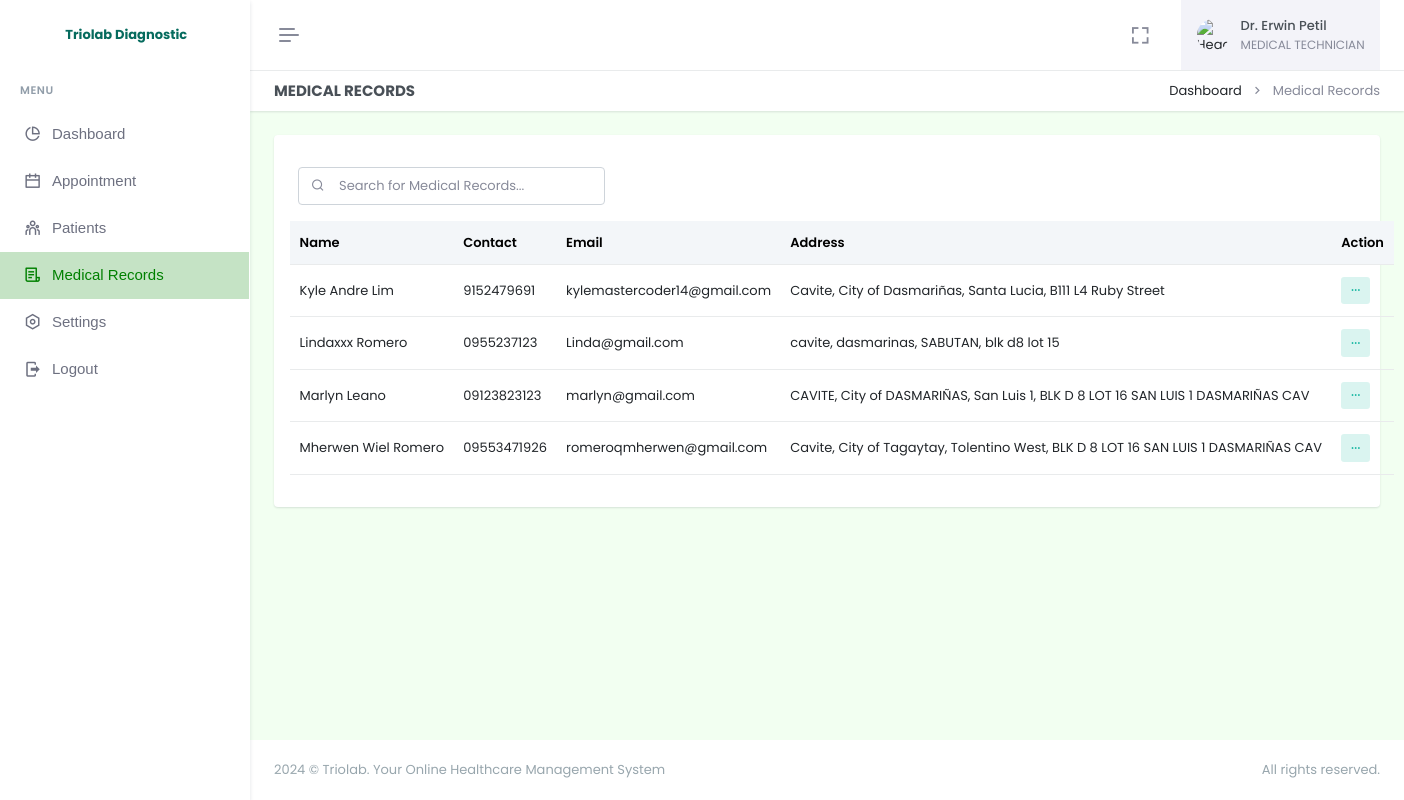
The app's page /doctor/medical-records.php (signed in) with its own data.
### tables this page shows
CREATE TABLE `doctor` (
  `employee_id` varchar(255) NOT NULL,
  `firstname` varchar(255) NOT NULL,
  `lastname` varchar(255) NOT NULL,
  `username` varchar(255) NOT NULL,
  `email` varchar(255) NOT NULL,
  `password` varchar(255) NOT NULL,
  `profile_img` varchar(255) DEFAULT NULL,
  `department_id` int(11) DEFAULT NULL,
  `date_added` timestamp NOT NULL DEFAULT current_timestamp(),
  `is_archive` tinyint(4) NOT NULL DEFAULT 0,
  PRIMARY KEY (`employee_id`),
  KEY `fk_doctor_department_new` (`department_id`),
  CONSTRAINT `fk_doctor_department_new` FOREIGN KEY (`department_id`) REFERENCES `departments` (`id`) ON DELETE SET NULL
);

CREATE TABLE `departments` (
  `id` int(255) NOT NULL AUTO_INCREMENT,
  `name` varchar(255) NOT NULL,
  `date_added` date NOT NULL DEFAULT current_timestamp(),
  `is_archive` tinyint(4) NOT NULL DEFAULT 0,
  PRIMARY KEY (`id`)
);

CREATE TABLE `patient` (
  `id` int(11) NOT NULL AUTO_INCREMENT,
  `firstname` varchar(255) NOT NULL,
  `lastname` varchar(255) NOT NULL,
  `age` varchar(255) NOT NULL,
  `sex` varchar(255) NOT NULL,
  `email` varchar(255) NOT NULL,
  `dob` varchar(255) DEFAULT NULL,
  `birthplace` varchar(255) DEFAULT NULL,
  `contact` varchar(255) DEFAULT NULL,
  `password` varchar(255) NOT NULL,
  `province` varchar(255) DEFAULT NULL,
  `city` varchar(255) DEFAULT NULL,
  `barangay` varchar(255) DEFAULT NULL,
  `street` varchar(255) DEFAULT NULL,
  `date_added` timestamp NOT NULL DEFAULT current_timestamp(),
  PRIMARY KEY (`id`)
);

### doctor/medical-records.php (the view, shortened to what this page needs)
<?php
require "../admin/modals/functions.php";
?>
<!doctype html>
<html lang="en" data-layout="vertical" data-topbar="light" data-sidebar="light" data-sidebar-size="lg" data-sidebar-image="none" data-preloader="disable" data-theme="default" data-theme-colors="green">
<head>
    <link rel="stylesheet" href="https://cdn.jsdelivr.net/npm/flatpickr/dist/flatpickr.min.css">
    <link href="assets/css/bootstrap.min.css" rel="stylesheet" type="text/css" />
    <link href="assets/css/icons.min.css" rel="stylesheet" type="text/css" />
    <link href="assets/css/app.min.css" rel="stylesheet" type="text/css" />
    <link href="assets/css/custom.min.css" rel="stylesheet" type="text/css" />
    <link rel="stylesheet" href="assets/css/sweetalert.css">
</head>
<body style="background-color: #F2FFF1">
    <div id="layout-wrapper">
        <?php require "header.php"; ?>
        <?php require "sidebar.php" ?>
        <div class="main-content">
            <div class="page-content">
                <div class="container-fluid">
                    <div class="row">
                        <div class="col-12">
                            <div class="page-title-box d-sm-flex align-items-center justify-content-between bg-galaxy-transparent">
                                <h4 class="mb-sm-0">Medical Records</h4>
                                <div class="page-title-right">
                                    <ol class="breadcrumb m-0">
                                        <li class="breadcrumb-item"><a href="index.php">Dashboard</a></li>
                                        <li class="breadcrumb-item active">Medical Records</li>
                                    </ol>
                                </div>
                            </div>
                        </div>
                    </div>
                    <div class="row">
                        <div class="col-12">
                            <div class="card">
                                <div class="card-body">
                                    <div class="d-flex justify-content-sm-start">
                                        <div class="search-box ms-2 mt-3 mb-3">
                                            <input type="text" id="searchInput" class="form-control" placeholder="Search for Medical Records..." onkeyup="searchTable()">
                                            <i class="ri-search-line search-icon"></i>
                                        </div>
                                    </div>
                                    <table class="table align-middle table-nowrap" id="patientTable">
                                        <thead class="table-light">
                                            <tr>
                                                <th>Name</th>
                                                <th>Contact</th>
                                                <th>Email</th>
                                                <th>Address</th>
                                                <th>Action</th>
                                            </tr>
                                        </thead>
                                        <tbody class="list">
                                            <?php
                                            $selectPatient = $pdo->prepare("
                                                SELECT *
                                                FROM patient
                                                ORDER BY firstname ASC
                                            ");
                                            $selectPatient->execute();
                                            if ($selectPatient->rowCount() > 0) {
                                                while ($row = $selectPatient->fetch(PDO::FETCH_ASSOC)) {
                                                    $fullname = htmlspecialchars($row['firstname']) . " " . htmlspecialchars($row['lastname']);
                                            ?>
                                                    <tr>
                                                        <td><?= $fullname; ?></td>
                                                        <td><?= htmlspecialchars($row['contact']); ?></td>
                                                        <td><?= htmlspecialchars($row['email']); ?></td>
                                                        <td><?= htmlspecialchars($row['province'] . ', ' . $row['city'] . ', ' . $row['barangay'] . ', ' . $row['street']); ?></td>
                                                        <td>
                                                            <div class="dropdown d-inline-block">
                                                                <button class="btn btn-soft-success btn-sm dropdown" type="button" data-bs-toggle="dropdown" aria-expanded="false">
                                                                    <i class="ri-more-fill align-middle"></i>
                                                                </button>
                                                            </div>
                                                        </td>
                                                    </tr>
                                                <?php
                                                }
                                            }
                                            ?>
                                        </tbody>
                                    </table>
                                </div>
                            </div>
                        </div>
                    </div>
                </div>
            </div>
            <?php require "footer.php"; ?>
        </div>
    </div>
</body>
</html>

### doctor/header.php (shortened to what this page needs)
<header id="page-topbar">
    <div class="layout-width">
        <div class="navbar-header">
            <div class="d-flex">
                <button type="button" class="btn btn-sm px-3 fs-16 header-item vertical-menu-btn topnav-hamburger material-shadow-none" id="topnav-hamburger-icon">
                    <span class="hamburger-icon">
                        <span></span>
                        <span></span>
                        <span></span>
                    </span>
                </button>
            </div>
            <div class="d-flex align-items-center">
                <div class="ms-1 header-item d-none d-sm-flex">
                    <button type="button" class="btn btn-icon btn-topbar material-shadow-none btn-ghost-secondary rounded-circle" data-toggle="fullscreen">
                        <i class='bx bx-fullscreen fs-22'></i>
                    </button>
                </div>
                <?php
                $doctor_id = $_SESSION['user_id'];
                $selectDoctor = $pdo->query("SELECT * FROM doctor WHERE employee_id = '$doctor_id'");
                $fetchDoctor = $selectDoctor->fetch(PDO::FETCH_ASSOC);
                $department_id = $fetchDoctor['department_id'];
                $selectDepartment = $pdo->query("SELECT * FROM departments WHERE id = '$department_id'");
                $fetchDepartment = $selectDepartment->fetch(PDO::FETCH_ASSOC);
                ?>
                <div class="dropdown ms-sm-3 header-item topbar-user">
                    <button type="button" class="btn material-shadow-none" id="page-header-user-dropdown" data-bs-toggle="dropdown" aria-haspopup="true" aria-expanded="false">
                        <span class="d-flex align-items-center">
                            <img class="rounded-circle header-profile-user" src="<?= $fetchDoctor['profile_img'] == NULL ? "assets/images/dummy.png" : $fetchDoctor['profile_img'] ?>" alt="Header Avatar">
                            <span class="text-start ms-xl-2">
                                <span class="d-none d-xl-inline-block ms-1 fw-medium user-name-text">Dr. <?= $fetchDoctor['firstname'] . " " . $fetchDoctor['lastname'] ?></span>
                                <span class="d-none d-xl-block ms-1 fs-12 user-name-sub-text"><?= $fetchDepartment['name'] ?></span>
                            </span>
                        </span>
                    </button>
                </div>
            </div>
        </div>
    </div>
</header>

### records on screen
doctor: firstname "Erwin", lastname "Petil"
departments: name "MEDICAL TECHNICIAN"
patient: fullname "Kyle Andre Lim", contact "9152479691", email "kylemastercoder14@gmail.com", province+city+barangay "Cavite, City of Dasmariñas, Santa Lucia, B111 L4 Ruby Street"
patient: fullname "Lindaxxx Romero", contact "0955237123", email "Linda@gmail.com", province+city+barangay "cavite, dasmarinas, SABUTAN, blk d8 lot 15"
patient: fullname "Marlyn Leano", contact "09123823123", email "marlyn@gmail.com", province+city+barangay "CAVITE, City of DASMARIÑAS, San Luis 1, BLK D 8 LOT 16 SAN LUIS 1 DASMARIÑAS CAV"
patient: fullname "Mherwen Wiel Romero", contact "09553471926", email "romeroqmherwen@gmail.com", province+city+barangay "Cavite, City of Tagaytay, Tolentino West, BLK D 8 LOT 16 SAN LUIS 1 DASMARIÑAS CAV"
